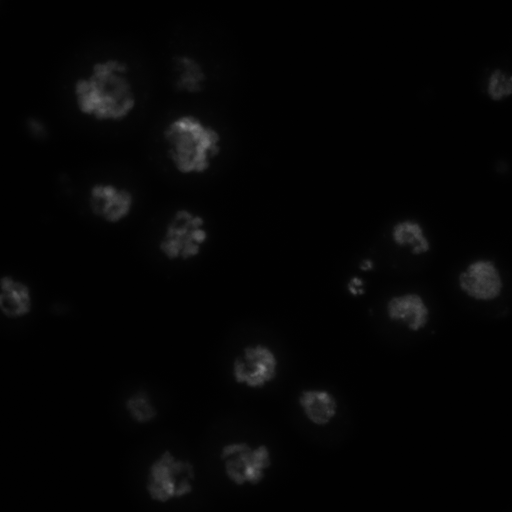
#> input picture drosophila_kc167_1_images/CPvalid1_340_40x_Tiles_p0002DAPI.TIF, 512 x 512 px; its folder holds only this picture in this run
$ jupyter execute --allow-errors task.ipynb
#> lines starting #> are read from the running program, lines starting #| are printed output that depends on the picture
### algorithm.py
# -*- coding: utf-8 -*-


import numpy as np
import scipy.stats


def extract_histogramm_features(image):
    characteristics = []
    intensity = image.flatten()

    characteristics.append(intensity.mean())
    characteristics.append(intensity.std())
    characteristics.append(scipy.stats.entropy(intensity))
    for moment in (2, 3, 4):
        characteristics.append(scipy.stats.moment(intensity, moment=moment))
    for q in (0, 25, 50, 75, 100):
        characteristics.append(np.percentile(intensity, q=q))

    return np.array(characteristics)


def extract_haralick_features(image):
    sum_GLCM = np.zeros((256, 256))
    directions = [(-1, -1), (-1, 0), (-1, 1), (0, 1)]
    h = image.shape[0]
    w = image.shape[1]

    for direction in directions:
        shift_x = direction[1]
        shift_y = direction[0]

        left = max(0, shift_x)
        right = min(w, w + shift_x)
        top = max(0, shift_y)
        bottom = min(h, h + shift_y)
        sub_image_first = image[top:bottom, left:right]

        left = max(0, -shift_x)
        right = min(w, w - shift_x)
        top = max(0, -shift_y)
        bottom = min(h, h - shift_y)
        sub_image_second = image[top:bottom, left:right]

        np.add.at(
                sum_GLCM,
                (sub_image_first.flatten(), sub_image_second.flatten()), 1)

    GLCM = sum_GLCM / np.sum(sum_GLCM)
    col_idx, row_idx = np.meshgrid(np.arange(256), np.arange(256))

    contrast = np.sum(((row_idx - col_idx) ** 2) * GLCM)
    homogeneity = np.sum(GLCM / (1 + (row_idx - col_idx) ** 2))
    entropy = np.sum(-GLCM * np.log(GLCM + 1e-16))
    ASM = np.sum(GLCM ** 2)
    energy = np.sqrt(ASM)

    mu_x = np.sum(col_idx * GLCM)
    mu_y = np.sum(row_idx * GLCM)
    sigma_x = np.sqrt(np.sum(((col_idx - mu_x) ** 2) * GLCM))
    sigma_y = np.sqrt(np.sum(((row_idx - mu_y) ** 2) * GLCM))
    correlation = np.sum(GLCM * (col_idx - mu_x) * (row_idx - mu_y) / sigma_x / sigma_y)

    moment_1 = np.sum(((row_idx - col_idx) ** 1) * GLCM)
    moment_3 = np.sum(((row_idx - col_idx) ** 3) * GLCM)
    moment_4 = np.sum(((row_idx - col_idx) ** 4) * GLCM)

    autocorrelation = np.sum(row_idx * col_idx * GLCM)
    inverse_difference = np.sum(GLCM / (1 + np.abs(row_idx - col_idx)))

    result = np.array([contrast, homogeneity, entropy, ASM, energy, correlation,
                       moment_1, moment_3, moment_4, autocorrelation, inverse_difference])

    return result


class DisjointSetUnion:

    def __init__(self, h, w):
        self._h = h
        self._w = w
        self._parents = np.arange(h * w, dtype=np.int32)

    def _head(self, pixel):
        pixel = pixel[0] * self._w + pixel[1]
        path = []
        while pixel != self._parents[pixel]:
            path.append(pixel)
            pixel = self._parents[pixel]
        for path_pixel in path:
            self._parents[path_pixel] = pixel
        return pixel

    def unite(self, first, second):
        self._parents[self._head(first)] = self._head(second)

    # [11 lines left out: function get_regions, not called in this run]


def region_growing(image, threshold=0.25):
    h, w = image.shape
    union = DisjointSetUnion(h, w)
    image = image.astype(np.float64)
    for i in range(h - 1):
        for j in range(w - 1):
            for shift in ((0, 1), (1, 1), (1, 0)):
                if (np.abs(image[i, j] - image[i + shift[0], j + shift[1]]) < threshold):
                    union.unite((i, j), (i + shift[0], j + shift[1]))

    result = np.empty((h, w), dtype=np.float64)
    for indexes in union.get_regions().values():
        result[indexes] = np.mean(image[indexes])
    return result

### task.ipynb
[cell 1]
import os
import glob

import numpy as np
import pandas as pd

from sklearn.svm import SVR
from sklearn.model_selection import cross_val_score, LeaveOneOut
from sklearn.linear_model import Lasso
from sklearn.pipeline import Pipeline
from sklearn.preprocessing import StandardScaler
from sklearn.preprocessing import PolynomialFeatures

import cv2
import skimage
from PIL import Image

import matplotlib.pyplot as plt

## Загружаем изображения и gt

[cell 2]
images_dir = 'drosophila_kc167_1_images/'
files = sorted(glob.glob(images_dir + '*.TIF'))
X = np.empty((len(files), 512, 512), dtype=np.uint8)

for i, file in enumerate(files):
    X[i] = np.array(Image.open(file))

y = pd.read_table('BBBC002_v1_counts.txt').sort_values(by=['file name']).reset_index()
#> (reads BBBC002_v1_counts.txt from the repository)

## Визуализируем изображения

[cell 3]
fig = plt.figure(figsize=(15, 9))
columns = 10
rows = 5
#> (the rest of this cell did not finish here and is left out)

## Анализируем изображения

[cell 4]
import algorithm

#### Извлекаем признаки

[cell 5]
X_histogramm = []
X_haralick = []

for x in X:
    X_histogramm.append(algorithm.extract_histogramm_features(x))
    X_haralick.append(algorithm.extract_haralick_features(x))

X_histogramm = np.array(X_histogramm)
X_haralick = np.array(X_haralick)

#### Инициализируем модель

[cell 6]
normalized_model = Pipeline([('scaler', StandardScaler()), ('model', SVR(gamma='scale'))])

#### Считаем ошибку (признаки по гистограмме)

#> (a cell that did not finish here is left out)

#### Инициализируем модель

[cell 8]
normalized_model = Pipeline([('scaler', StandardScaler()), ('model', SVR(gamma='scale'))])

#### Считаем ошибку (признаки Харалика)

#> (a cell that did not finish here is left out)

## Алгоритм разрастания регионов

Исходное изображение

[cell 10]
plt.imshow(X[0], cmap='gray')
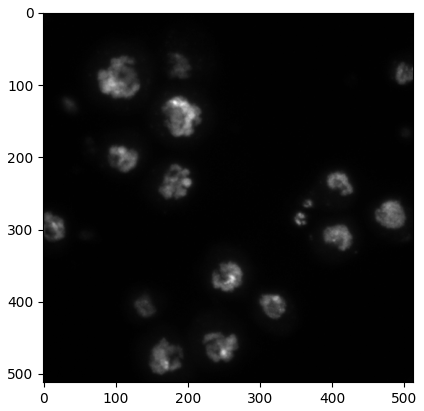
#> figure drawn by matplotlib, 1 panel; palette indices are drawn, not the picture's colours

Запустим алгоритм

[cell 11]
plt.imshow(algorithm.region_growing(X[0], threshold=4), cmap='gray')

Попробуем взять корень от исходного изображения, чтобы сгладить белые участки

[cell 12]
plt.imshow(algorithm.region_growing(X[0].astype(np.float64) ** 0.5, threshold=0.25), cmap='gray')

Попробуем сглаживание с помощью алгоритма закрытия

[cell 13]
image = algorithm.region_growing(X[0].astype(np.float64) ** 0.5, threshold=0.25)
plt.imshow(cv2.morphologyEx(image, cv2.MORPH_CLOSE, np.ones((3, 3),np.uint8)), cmap='gray')

Попробуем выполнить несколько итераций <b>разрастания - закрытия</b> с увеличивающимся порогом слияния

[cell 14]
def growing(image):
    image = image.astype(np.float64) ** 0.5
    threshold=0.25
    for i in range(3):
        image = algorithm.region_growing(image, threshold=threshold)
        image = cv2.morphologyEx(image, cv2.MORPH_CLOSE, np.ones((3, 3),np.uint8))
        threshold += 0.2
    return image

[cell 15]
plt.imshow(growing(X[0]), cmap='gray')

### Визуализируем все изображения

[cell 16]
fig = plt.figure(figsize=(16, 48))
columns = 6
rows = 17
for i in range(X.shape[0]):
    axes = fig.add_subplot(rows, columns, 2 * i + 1)
    plt.imshow(X[i], cmap='gray')
    plt.axis('off')

    axes = fig.add_subplot(rows, columns, 2 * i + 2)
    plt.imshow(growing(X[i]), cmap='gray')
    plt.axis('off')
plt.show()
